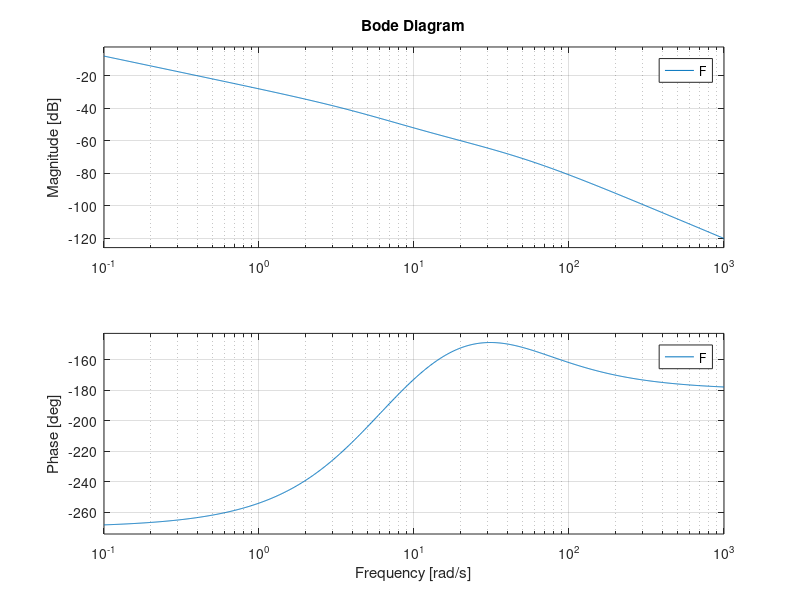
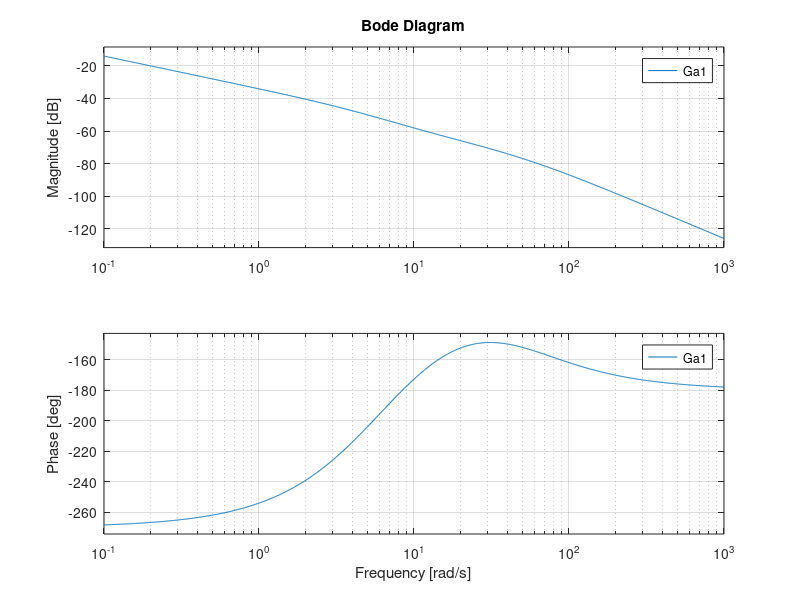
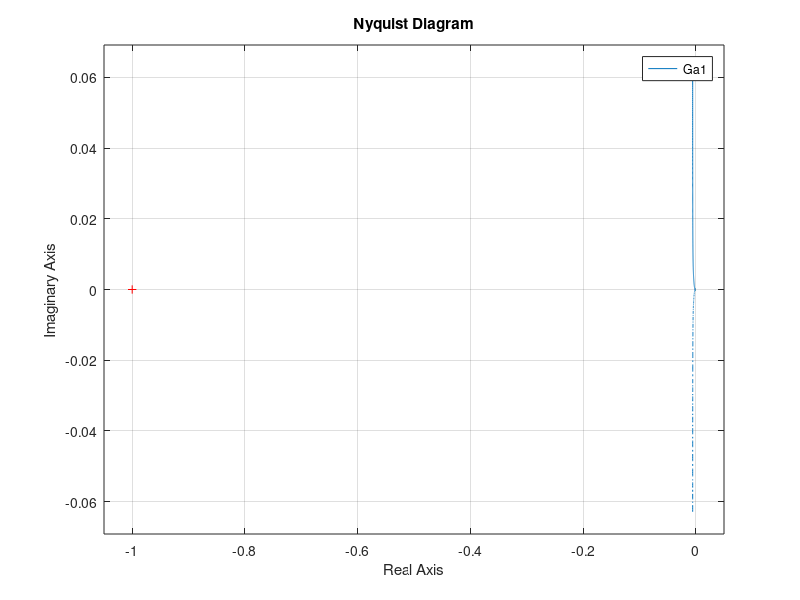

Reproduce these figures in MATLAB, in order.
% 18AKSOA - Controlli Automatici
% VI esercitazione presso il LAIB

% Esercizio #1

clear all, close all

s=tf('s');
F=(s+10)/(s^3+45*s^2-250*s)

% Punto a): studio di F(s)

% Guadagno stazionario di F(s)
Kf=dcgain(s*F)   % F(s) ha 1 polo nell'origine

% Zeri e poli di F(s)
zero(F)
pole(F)
damp(F)

% Diagrammi di Bode di F(jw) (valutazione fase iniziale e finale)
bode(F)

% Punto b) e c): studio di Ga(s) per Kc = 1
Kc=1
Kr=2
Ga1=Kc*F/Kr

% Diagrammi di Bode di Ga1(jw)
figure, bode(Ga1)

% Diagramma di Nyquist di Ga1(jw), da ingrandire opportunamente
% in corrispondenza degli attraversamenti dell'asse reale
figure, nyquist(Ga1)

% Punto d): calcolo di W(s) e dei suoi poli per Kc=800
Kc=800
Ga=Kc*F/Kr;
W=feedback(Kc*F,1/Kr)
damp(W)

% Punto e): errore di inseguimento in regime permanente
% Nota bene: il sistema di controllo e' di tipo 1

We=Kr*feedback(1,Ga)
Wd1=feedback(F,Kc/Kr)
Wd2=feedback(1,Ga)

% Caso e.1): r(t)=t, d1(t)=0.1, d2(t)=0.5
errore_r=dcgain(s*We*1/s^2)
errore_d1=dcgain(s*Wd1*0.1/s)
errore_d2=dcgain(s*Wd2*0.5/s)
errore_tot=errore_r-(errore_d1+errore_d2)

% Caso e.2): r(t)=2, d1(t)=0, d2(t)=0.01t
errore_r=dcgain(s*We*2/s)
errore_d1=dcgain(s*Wd1*0)
errore_d2=dcgain(s*Wd2*0.01/s^2)
errore_tot=errore_r-(errore_d1+errore_d2)